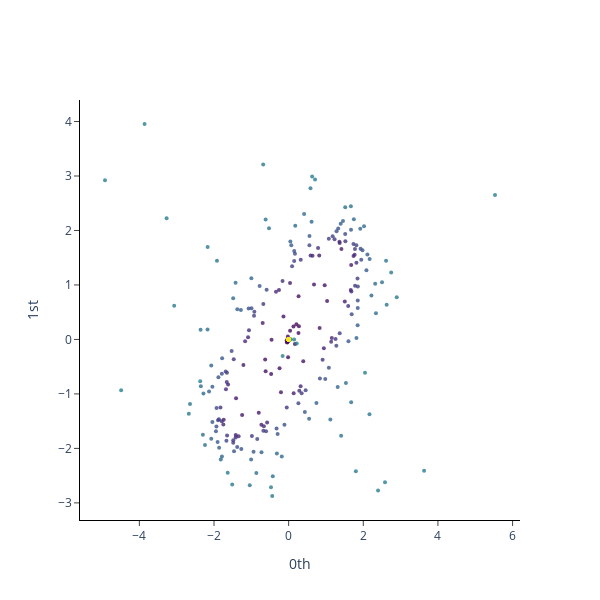

The cell this chart's notebook holds for it:
### Code cell
plot_point_cloud(y_embedded_signal)

### Figure 1 — Plotly figure (JSON) as saved in the notebook; plotly's stock layout.template omitted (floating-point values rounded to 4 significant figures; data arrays with more than 128 entries replaced by an {"elided": "..."} marker saying what was removed)
{"data": [{"marker": {"color": {"elided": "545 int values"}, "colorscale": [[0, "#440154"], [0.1111, "#482878"], [0.2222, "#3e4989"], [0.3333, "#31688e"], [0.4444, "#26828e"], [0.5556, "#1f9e89"], [0.6667, "#35b779"], [0.7778, "#6ece58"], [0.8889, "#b5de2b"], [1, "#fde725"]], "opacity": 0.8, "size": 4}, "mode": "markers", "type": "scatter", "x": {"elided": "545 float values"}, "y": {"elided": "545 float values"}}], "layout": {"height": 600, "plot_bgcolor": "white", "width": 600, "xaxis": {"anchor": "x", "exponentformat": "e", "linecolor": "black", "linewidth": 1, "mirror": false, "showexponent": "all", "showline": true, "side": "bottom", "ticks": "outside", "title": {"text": "0th"}, "type": "linear", "zeroline": true}, "yaxis": {"anchor": "y", "exponentformat": "e", "linecolor": "black", "linewidth": 1, "mirror": false, "showexponent": "all", "showline": true, "side": "left", "ticks": "outside", "title": {"text": "1st"}, "type": "linear", "zeroline": true}}}
